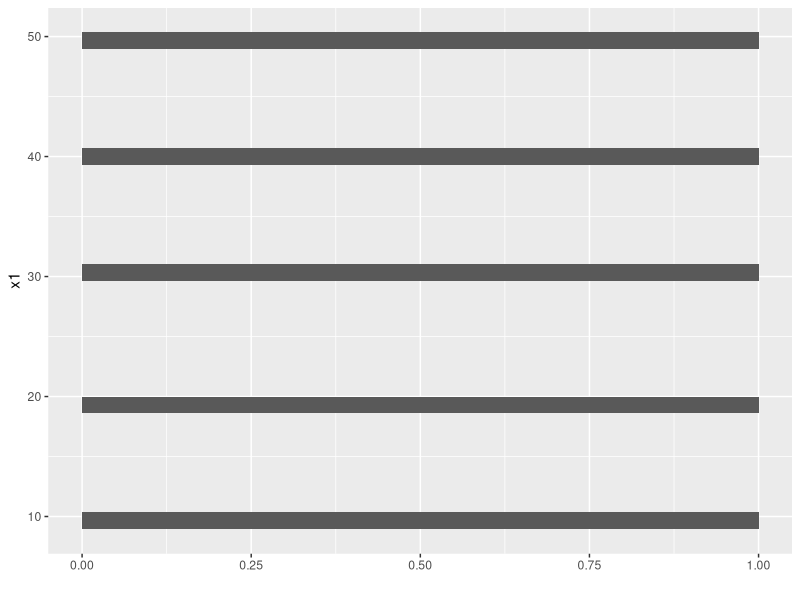
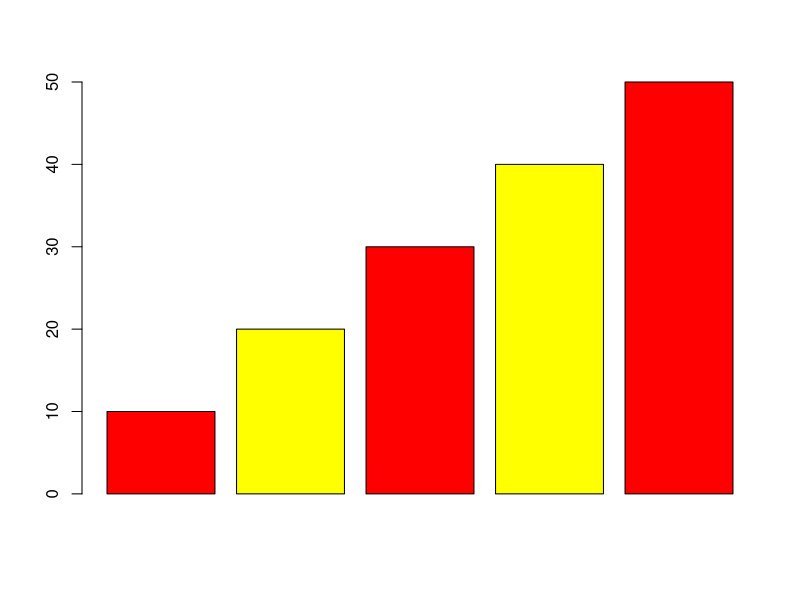

These figures' R source, in order:
# install.packages("ggplot2")
library(ggplot2)

x1 <- c(10,20,30,40,50)
x1[5]
# R 은 0번부터가 아니라 1번 부터 
x2 <- c('apple','orange','banana',40)
x2[4]

mean(x1)

qplot(y = x1,geom = 'histogram')
colors<-c('red','yellow')
barplot(x1,col = colors)

?barplot


